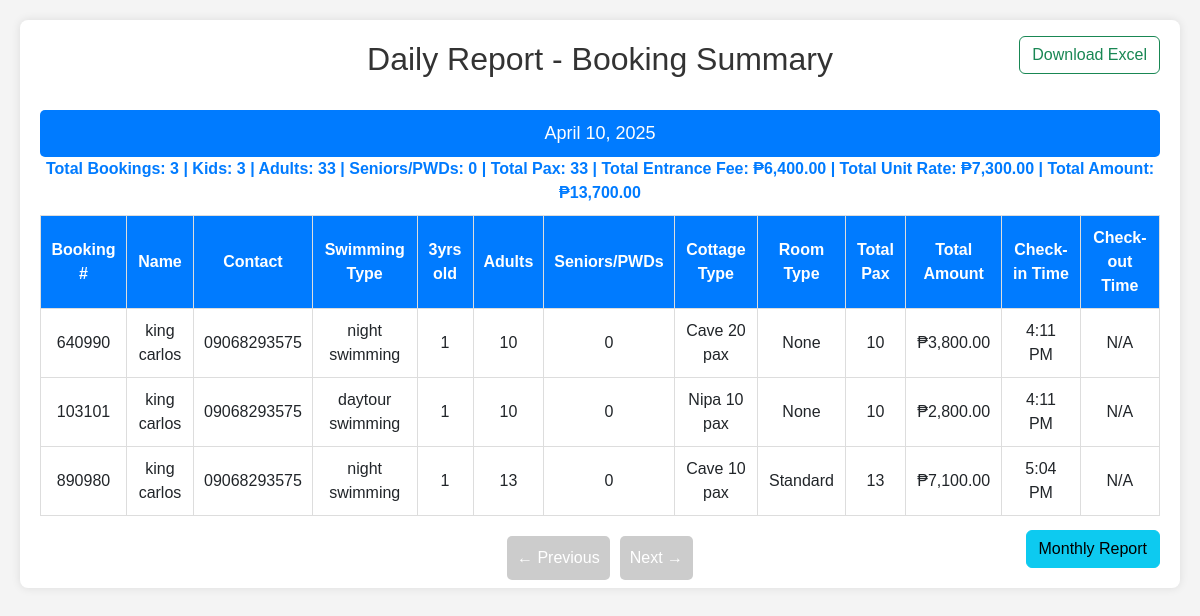
The app's page /dailyreport.php (signed in) with its own data.
### tables this page shows
CREATE TABLE `bookings` (
  `id` int(11) NOT NULL,
  `firstname` varchar(255) NOT NULL,
  `middlename` varchar(250) NOT NULL,
  `lastname` varchar(250) NOT NULL,
  `contact` varchar(50) NOT NULL,
  `address` text NOT NULL,
  `booking_number` int(11) NOT NULL,
  `date_of_reservation` date DEFAULT NULL,
  `date_of_inquiry` timestamp NOT NULL DEFAULT current_timestamp(),
  `check_in_date` date DEFAULT NULL,
  `check_in_time` time DEFAULT NULL,
  `check_out_date` date DEFAULT NULL,
  `check_out_time` time DEFAULT NULL,
  `swimming_type` enum('daytour','night','barkada_package') NOT NULL,
  `total_pax` int(11) NOT NULL,
  `3yrs_old_below` int(250) NOT NULL,
  `adults` int(11) NOT NULL,
  `kids_seniors_pwds` int(11) NOT NULL,
  `cottage_type` varchar(250) DEFAULT NULL,
  `cottage_quantity` int(11) DEFAULT 0,
  `room_type` enum('Deluxe','Standard','Family') DEFAULT NULL,
  `room_quantity` int(11) DEFAULT 0,
  `total_amount` decimal(10,2) NOT NULL,
  `status` enum('pending','approved','checked_out') DEFAULT 'pending',
  `entrance_fee` decimal(10,2) NOT NULL DEFAULT 0.00,
  `cottage_room_fee` decimal(10,2) NOT NULL DEFAULT 0.00
);

### dailyreport.php (the view, shortened to what this page needs)
<?php
include 'db_connect.php';
$totalDatesQuery = "SELECT COUNT(DISTINCT check_in_date) AS total_dates FROM bookings WHERE check_in_date IS NOT NULL";
$totalDatesResult = $conn->query($totalDatesQuery);
$totalDatesRow = $totalDatesResult->fetch_assoc();
$totalDates = $totalDatesRow['total_dates'];
$limit = 1;
$page = isset($_GET['page']) ? (int)$_GET['page'] : 1;
$offset = ($page - 1) * $limit;
$dateQuery = "
    SELECT DISTINCT check_in_date
    FROM bookings
    WHERE check_in_date IS NOT NULL
    ORDER BY check_in_date ASC
    LIMIT $limit OFFSET $offset";
$dateResult = $conn->query($dateQuery);
$currentDateRow = $dateResult->fetch_assoc();
$currentDate = $currentDateRow['check_in_date'];
$summaryQuery = "
    SELECT
        SUM(3yrs_old_below) AS total_kids,
        SUM(adults) AS total_adults,
        SUM(kids_seniors_pwds) AS total_seniors_pwds,
        SUM(total_pax) AS total_pax,
        COUNT(*) AS total_bookings,
        SUM(total_amount) AS total_amount,
        SUM(entrance_fee) AS total_entrance,
        SUM(cottage_room_fee) AS total_unit_rate
    FROM bookings
    WHERE check_in_date = '$currentDate'";
$summaryResult = $conn->query($summaryQuery);
$summaryRow = $summaryResult->fetch_assoc();
$detailsQuery = "
    SELECT booking_number, firstname, lastname, contact, swimming_type, 3yrs_old_below, adults, kids_seniors_pwds, cottage_type, room_type, total_pax, total_amount, check_in_time, check_out_time
    FROM bookings
    WHERE check_in_date = '$currentDate'
    ORDER BY check_in_time ASC";
$detailsResult = $conn->query($detailsQuery);
?>
<!DOCTYPE html>
<html lang="en">
<head>
    <link href="https://cdn.jsdelivr.net/npm/bootstrap@5.3.0/dist/css/bootstrap.min.css" rel="stylesheet">
</head>
<body>
    <div class="container">
        <h2>Daily Report - Booking Summary</h2>
        <div class="excel d-flex justify-content-end">
        <form id="excelForm" action="download_excel.php" method="post" >
        <button type="button" id="downloadBtn" class="btn btn-outline-success mb-3">Download Excel</button>
        </div>
        <div class="date-header">
            <?php echo date("F j, Y", strtotime($currentDate)); ?>
        </div>
        <p class="summary">
        Total Bookings: <strong><?php echo $summaryRow['total_bookings']; ?></strong> |
            Kids: <strong><?php echo $summaryRow['total_kids']; ?></strong> |
            Adults: <strong><?php echo $summaryRow['total_adults']; ?></strong> |
            Seniors/PWDs: <strong><?php echo $summaryRow['total_seniors_pwds']; ?></strong> |
            Total Pax: <strong><?php echo $summaryRow['total_pax']; ?></strong> |
            Total Entrance Fee: <strong>₱<?php echo number_format($summaryRow['total_entrance'], 2); ?></strong> |
            Total Unit Rate: <strong>₱<?php echo number_format($summaryRow['total_unit_rate'], 2); ?></strong> |
            Total Amount: <strong>₱<?php echo number_format($summaryRow['total_amount'], 2); ?></strong>
        </p>
        <?php if ($detailsResult->num_rows > 0) { ?>
            <table>
                <thead>
                    <tr>
                        <th>Booking #</th>
                        <th>Name</th>
                        <th>Contact</th>
                        <th>Swimming Type</th>
                        <th>3yrs old</th>
                        <th>Adults</th>
                        <th>Seniors/PWDs</th>
                        <th>Cottage Type</th>
                        <th>Room Type</th>
                        <th>Total Pax</th>
                        <th>Total Amount</th>
                        <th>Check-in Time</th>
                        <th>Check-out Time</th>
                    </tr>
                </thead>
                <tbody>
                    <?php while ($row = $detailsResult->fetch_assoc()) { ?>
                        <tr>
                            <td><?php echo htmlspecialchars($row['booking_number']); ?></td>
                            <td><?php echo htmlspecialchars($row['firstname']. ' ' . $row['lastname']); ?></td>
                            <td><?php echo htmlspecialchars($row['contact']); ?></td>
                            <td><?php echo htmlspecialchars($row['swimming_type']); ?> swimming</td>
                            <td><?php echo htmlspecialchars($row['3yrs_old_below']); ?></td>
                            <td><?php echo htmlspecialchars($row['adults']); ?></td>
                            <td><?php echo htmlspecialchars($row['kids_seniors_pwds']); ?></td>
                            <td><?php
                            $cottage = "";
                            if($row['cottage_type'] === 'Cave'){
                                $cottage = "Cave 10 pax";
                            }elseif($row['cottage_type'] === 'Cave20'){
                                $cottage = "Cave 20 pax";
                            }elseif($row['cottage_type'] === 'Nipa'){
                                $cottage = "Nipa 10 pax";
                            }elseif($row['cottage_type'] === 'Nipa20'){
                                $cottage = "Nipa 20 pax";
                            }else{
                                $cottage = "Cabana 10 pax";
                            }
                            echo $cottage; ?></td>
                            <td><?php echo htmlspecialchars($row['room_type'] === "" ? "None" : $row['room_type']); ?></td>
                            <td><?php echo htmlspecialchars($row['total_pax']); ?></td>
                            <td>₱<?php echo number_format($row['total_amount'], 2); ?></td>
                            <td>
                                <?php
                                echo !empty($row['check_in_time'])
                                    ? date("g:i A", strtotime($row['check_in_time']))
                                    : 'N/A';
                                ?>
                            </td>
                            <td>
                                <?php
                                echo !empty($row['check_out_time'])
                                    ? date("g:i A", strtotime($row['check_out_time']))
                                    : 'N/A';
                                ?>
                            </td>
                        </tr>
                    <?php } ?>
                </tbody>
            </table>
        <?php } else { ?>
            <p class="no-data">No bookings for this date.</p>
        <?php } ?>
        <div class="pagination">
            <?php if ($page > 1) { ?>
                <a href="?page=<?php echo $page - 1; ?>">← Previous</a>
            <?php } else { ?>
                <a class="disabled">← Previous</a>
            <?php } ?>
            <?php if ($page < $totalDates) { ?>
                <a href="?page=<?php echo $page + 1; ?>">Next →</a>
            <?php } else { ?>
                <a class="disabled">Next →</a>
            <?php } ?>
        </div>
        <div class="excel d-flex justify-content-end">
        <form id="monthly" action ="monthlyreport.php" method="post" >
        <button type="button" id="monthlyreport" class="btn btn-info">Monthly Report</button>
        </div>
    </div>
</body>
</html>

### dailyreport.php (style rules this page uses)
body { font-family: Arial, sans-serif; background-color: #f4f4f4; text-align: center; padding: 20px; }
.container { max-width: 1600px; background: white; padding: 20px; border-radius: 8px; box-shadow: 0px 0px 10px rgba(0, 0, 0, 0.1); margin: auto; }
h2 { color: #333; }
.date-header { background: #007bff; color: white; padding: 10px; margin-top: 20px; border-radius: 5px; font-size: 18px; }
.summary { font-size: 16px; margin-bottom: 10px; font-weight: bold; color: #007bff; }
table { width: 100%; border-collapse: collapse; margin-top: 10px; }
table, th, td { border: 1px solid #ddd; }
th, td { padding: 10px; text-align: center; }
th { background-color: #007bff; color: white; }
.pagination { margin-top: 20px; display: flex; justify-content: center; align-items:center; }
.pagination a { padding: 10px; text-decoration: none; background: #007bff; color: white; border-radius: 5px; margin: 0 5px; }
.pagination a.disabled { background: #ccc; pointer-events: none; }
.excel { position: relative; margin-top: -50px; }

### records on screen
bookings: booking_number "640990", firstname+lastname "king carlos", contact "09068293575", swimming_type "night", 3yrs_old_below "1", adults "10", kids_seniors_pwds "0", cottage_type "Cave 20 pax", room_type "None", total_pax "10", total_amount "3,800.00", check_in_time "4:11 PM", shows "N/A"
bookings: booking_number "103101", firstname+lastname "king carlos", contact "09068293575", swimming_type "daytour", 3yrs_old_below "1", adults "10", kids_seniors_pwds "0", cottage_type "Nipa 10 pax", room_type "None", total_pax "10", total_amount "2,800.00", check_in_time "4:11 PM", shows "N/A"
bookings: booking_number "890980", firstname+lastname "king carlos", contact "09068293575", swimming_type "night", 3yrs_old_below "1", adults "13", kids_seniors_pwds "0", cottage_type "Cave 10 pax", room_type "Standard", total_pax "13", total_amount "7,100.00", check_in_time "5:04 PM", shows "N/A"

### other values on screen
date("F j, Y", strtotime($currentDate)) "April 10, 2025"
$summaryRow['total_bookings'] "3"
$summaryRow['total_kids'] "3"
$summaryRow['total_adults'] "33"
$summaryRow['total_seniors_pwds'] "0"
$summaryRow['total_pax'] "33"
$summaryRow['total_entrance'] "6,400.00"
$summaryRow['total_unit_rate'] "7,300.00"
$summaryRow['total_amount'] "13,700.00"
